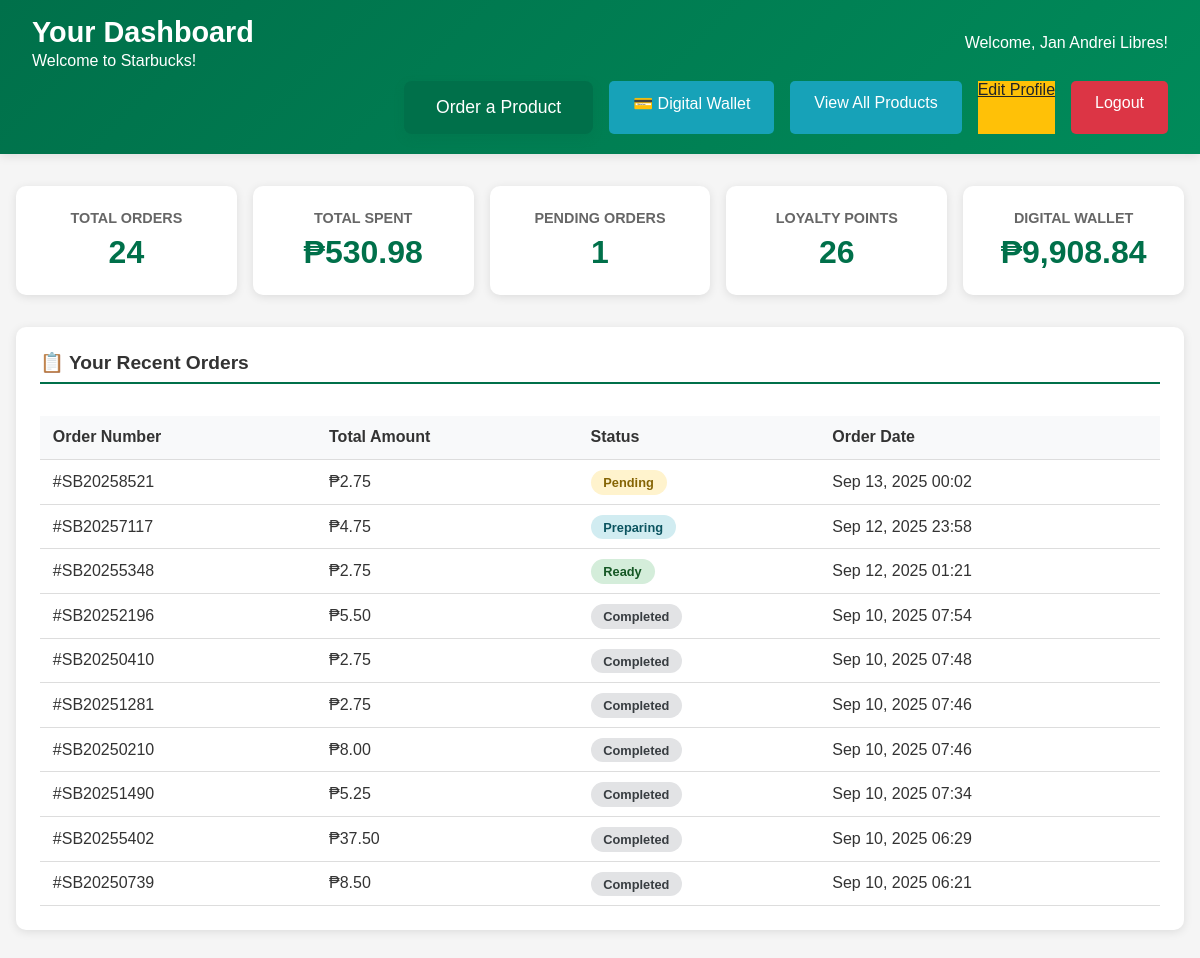
/htdocs/CAPSTONE-Starbucks/customer_dashboard.php (signed in), run on the app's committed database.
### tables this page shows
CREATE TABLE `customers` (
  `id` int(11) NOT NULL AUTO_INCREMENT,
  `first_name` varchar(50) NOT NULL,
  `last_name` varchar(50) NOT NULL,
  `email` varchar(100) NOT NULL,
  `phone` varchar(20) NOT NULL,
  `password` varchar(255) NOT NULL,
  `status` enum('active','inactive','blocked') DEFAULT 'active',
  `email_verified` tinyint(1) DEFAULT 0,
  `created_at` timestamp NOT NULL DEFAULT current_timestamp(),
  `updated_at` timestamp NOT NULL DEFAULT current_timestamp() ON UPDATE current_timestamp(),
  `last_login` timestamp NULL DEFAULT NULL,
  PRIMARY KEY (`id`),
  UNIQUE KEY `unique_email` (`email`),
  KEY `idx_email` (`email`),
  KEY `idx_status` (`status`),
  KEY `idx_created_at` (`created_at`)
);

CREATE TABLE `orders` (
  `id` int(11) NOT NULL AUTO_INCREMENT,
  `customer_id` int(11) NOT NULL,
  `order_number` varchar(20) NOT NULL,
  `total_amount` decimal(10,2) NOT NULL,
  `tax_amount` decimal(10,2) DEFAULT 0.00,
  `discount_amount` decimal(10,2) DEFAULT 0.00,
  `final_amount` decimal(10,2) NOT NULL,
  `status` enum('pending','confirmed','preparing','ready','completed','cancelled','refunded') DEFAULT 'pending',
  `payment_status` enum('pending','paid','failed','refunded') DEFAULT 'pending',
  `payment_method` enum('cash','card','digital_wallet','gcash','gift_card') DEFAULT NULL,
  `order_type` enum('dine_in','takeaway','delivery') DEFAULT 'takeaway',
  `special_instructions` text DEFAULT NULL,
  `estimated_ready_time` datetime DEFAULT NULL,
  `actual_ready_time` datetime DEFAULT NULL,
  `served_by` int(11) DEFAULT NULL,
  `created_at` timestamp NOT NULL DEFAULT current_timestamp(),
  `updated_at` timestamp NOT NULL DEFAULT current_timestamp() ON UPDATE current_timestamp(),
  `wallet_payment` tinyint(1) DEFAULT 0,
  PRIMARY KEY (`id`),
  UNIQUE KEY `unique_order_number` (`order_number`),
  KEY `served_by` (`served_by`),
  KEY `idx_customer` (`customer_id`),
  KEY `idx_order_number` (`order_number`),
  KEY `idx_status` (`status`),
  KEY `idx_payment_status` (`payment_status`),
  KEY `idx_order_type` (`order_type`),
  KEY `idx_created_at` (`created_at`),
  KEY `idx_ready_time` (`estimated_ready_time`),
  KEY `idx_orders_date_status` (`created_at`,`status`),
  KEY `idx_orders_payment_method` (`payment_method`),
  KEY `idx_orders_status_payment` (`status`,`payment_method`),
  CONSTRAINT `orders_ibfk_1` FOREIGN KEY (`customer_id`) REFERENCES `customers` (`id`),
  CONSTRAINT `orders_ibfk_2` FOREIGN KEY (`served_by`) REFERENCES `admins` (`id`) ON DELETE SET NULL,
  CONSTRAINT `chk_payment_method` CHECK (`payment_method` in ('cash','card','digital_wallet','gcash','gift_card') or `payment_method` is null)
);

### htdocs/CAPSTONE-Starbucks/customer_dashboard.php (the view, shortened to what this page needs)
<?php
require_once 'db_connect.php';
$customer_id = $_SESSION['customer_id'];
$stmt_customer = $connection->prepare("SELECT first_name, last_name FROM customers WHERE id = ?");
$stmt_customer->bind_param("i", $customer_id);
$stmt_customer->execute();
$result_customer = $stmt_customer->get_result();
$customer_data = $result_customer->fetch_assoc();
$customer_username = htmlspecialchars($customer_data['first_name'] . ' ' . $customer_data['last_name']);
$customer_stats_query = "
    SELECT
        (SELECT COUNT(*) FROM orders WHERE customer_id = ?) as total_orders,
        (SELECT COALESCE(SUM(final_amount), 0) FROM orders WHERE customer_id = ? AND status = 'completed') as total_spent,
        (SELECT COUNT(*) FROM orders WHERE customer_id = ? AND status = 'pending') as pending_orders,
        (SELECT COALESCE(SUM(points), 0) FROM loyalty_points WHERE customer_id = ?) as loyalty_points,
        (SELECT COALESCE(balance, 0) FROM digital_wallet WHERE customer_id = ?) as wallet_balance
";
$stmt_stats = mysqli_prepare($connection, $customer_stats_query);
mysqli_stmt_bind_param($stmt_stats, "iiiii", $customer_id, $customer_id, $customer_id, $customer_id, $customer_id);
mysqli_stmt_execute($stmt_stats);
$result_stats = mysqli_stmt_get_result($stmt_stats);
$customer_stats = mysqli_fetch_assoc($result_stats);
$orders_query = "
    SELECT id, order_number, total_amount, status, created_at
    FROM orders
    WHERE customer_id = ?
    ORDER BY created_at DESC
    LIMIT 10
";
$stmt_orders = mysqli_prepare($connection, $orders_query);
mysqli_stmt_bind_param($stmt_orders, "i", $customer_id);
mysqli_stmt_execute($stmt_orders);
$orders_result = mysqli_stmt_get_result($stmt_orders);
$orders = mysqli_fetch_all($orders_result, MYSQLI_ASSOC);
?>
<!DOCTYPE html>
<html lang="en">
<head>
</head>
<body>
    <header class="header">
        <div class="header-content">
            <div class="logo">
            <h1>Your Dashboard</h1>
                <p>Welcome to Starbucks!</p>
            </div>
            <div class="customer-info">
                <span>Welcome, <?php echo $customer_username; ?>!</span>
            </div>
        </div>
        <nav class="menu-bar">
            <a href="customer_place_order.php" class="primary-action-btn">Order a Product</a>
            <a href="customer_digital_wallet.php" class="menu-link">💳 Digital Wallet</a>
            <a href="customer_product.php" class="menu-link">View All Products</a>
            <a href="customer_profile.php" class="edit-profile-link">Edit Profile</a>
            <a href="logout.php" class="logout-btn">Logout</a>
        </nav>
    </header>
    <div class="container">
        <div class="stats-grid">
            <div class="stat-card">
                <h3>Total Orders</h3>
                <div class="value"><?php echo $customer_stats['total_orders']; ?></div>
            </div>
            <div class="stat-card">
                <h3>Total Spent</h3>
                <div class="value">₱<?php echo number_format($customer_stats['total_spent'], 2); ?></div>
            </div>
            <div class="stat-card">
                <h3>Pending Orders</h3>
                <div class="value"><?php echo $customer_stats['pending_orders']; ?></div>
            </div>
            <div class="stat-card">
                <h3>Loyalty Points</h3>
                <div class="value"><?php echo $customer_stats['loyalty_points']; ?></div>
            </div>
            <div class="stat-card">
                <h3>Digital Wallet</h3>
                <div class="value">₱<?php echo number_format($customer_stats['wallet_balance'], 2); ?></div>
            </div>
        </div>
        <div class="main-content">
            <div class="section">
                <h2 class="section-title">📋 Your Recent Orders</h2>
                <div style="overflow-x: auto;">
                    <table class="orders-table">
                        <thead>
                            <tr>
                                <th>Order Number</th>
                                <th>Total Amount</th>
                                <th>Status</th>
                                <th>Order Date</th>
                            </tr>
                        </thead>
                        <tbody>
                            <?php if (!empty($orders)): ?>
                                <?php foreach ($orders as $order): ?>
                                <tr>
                                    <td>#<?php echo htmlspecialchars($order['order_number']); ?></td>
                                    <td>₱<?php echo number_format($order['total_amount'], 2); ?></td>
                                    <td>
                                        <span class="status-badge status-<?php echo $order['status']; ?>">
                                            <?php echo ucfirst($order['status']); ?>
                                        </span>
                                    </td>
                                    <td><?php echo date('M j, Y H:i', strtotime($order['created_at'])); ?></td>
                                </tr>
                                <?php endforeach; ?>
                            <?php else: ?>
                                <tr>
                                    <td colspan="4" style="text-align: center;">No recent orders found.</td>
                                </tr>
                            <?php endif; ?>
                        </tbody>
                    </table>
                </div>
            </div>
        </div>
    </div>
</body>
</html>

### htdocs/CAPSTONE-Starbucks/customer_dashboard.php (style rules this page uses)
* { margin: 0; padding: 0; box-sizing: border-box; }
body { font-family: 'Arial', sans-serif; background: #f5f5f5; color: #333; }
.header { background: linear-gradient(135deg, #00704A, #008B5A); color: white; padding: 1rem 2rem 0.5rem 2rem; box-shadow: 0 2px 10px rgba(0,0,0,0.1); }
.header-content { display: flex; justify-content: space-between; align-items: center; max-width: 1200px; margin: 0 auto; }
.logo h1 { font-size: 1.8rem; margin-bottom: 0.2rem; }
.customer-info { display: flex; align-items: center; gap: 1rem; }
.menu-bar { display: flex; gap: 1rem; margin-top: 0.7rem; margin-bottom: 0.7rem; justify-content: flex-end; max-width: 1200px; margin-left: auto; margin-right: auto; }
.menu-link, .logout-btn, .primary-action-btn { text-decoration: none; border-radius: 5px; padding: 0.8rem 1.5rem; font-size: 1rem; transition: background-color 0.3s; display: inline-block; }
.menu-link { background: #17a2b8; color: white; }
.edit-profile-link { background: #ffc107; color: #212529; }
.primary-action-btn { background: #00704A !important; font-size: 1.1rem !important; padding: 1rem 2rem !important; border-radius: 8px !important; box-shadow: 0 4px 10px rgba(0, 112, 74, 0.3); transition: background-color 0.3s ease, transform 0.2s ease; color: white; }
.logout-btn { background: #dc3545; color: white; }
.container { max-width: 1200px; margin: 2rem auto; padding: 0 1rem; }
.stats-grid { display: grid; grid-template-columns: repeat(auto-fit, minmax(200px, 1fr)); gap: 1rem; margin-bottom: 2rem; }
.stat-card { background: white; padding: 1.5rem; border-radius: 10px; box-shadow: 0 2px 10px rgba(0,0,0,0.1); text-align: center; }
.stat-card h3 { color: #666; margin-bottom: 0.5rem; font-size: 0.9rem; text-transform: uppercase; }
.stat-card .value { font-size: 2rem; font-weight: bold; color: #00704A; }
.main-content { display: grid; grid-template-columns: 1fr; gap: 2rem; margin-bottom: 2rem; }
.section { background: white; padding: 1.5rem; border-radius: 10px; box-shadow: 0 2px 10px rgba(0,0,0,0.1); }
.section-title { font-size: 1.2rem; margin-bottom: 1rem; color: #333; border-bottom: 2px solid #00704A; padding-bottom: 0.5rem; }
.orders-table { width: 100%; border-collapse: collapse; margin-top: 1rem; }
.orders-table th, .orders-table td { padding: 0.8rem; text-align: left; border-bottom: 1px solid #ddd; }
.orders-table th { background: #f8f9fa; font-weight: bold; }
.status-badge { padding: 0.3rem 0.8rem; border-radius: 20px; font-size: 0.8rem; font-weight: bold; }
.status-pending { background: #fff3cd; color: #856404; }
.status-preparing { background: #d1ecf1; color: #0c5460; }
.status-ready { background: #d4edda; color: #155724; }
.status-completed { background: #e2e3e5; color: #383d41; }

### data on the page
customers: customer_username "Jan Andrei Libres"
orders: order_number "SB20258521", total_amount "2.75", status "Pending", created_at "Sep 13, 2025 00:02"
orders: order_number "SB20257117", total_amount "4.75", status "Preparing", created_at "Sep 12, 2025 23:58"
orders: order_number "SB20255348", total_amount "2.75", status "Ready", created_at "Sep 12, 2025 01:21"
orders: order_number "SB20252196", total_amount "5.50", status "Completed", created_at "Sep 10, 2025 07:54"
orders: order_number "SB20250410", total_amount "2.75", status "Completed", created_at "Sep 10, 2025 07:48"
orders: order_number "SB20251281", total_amount "2.75", status "Completed", created_at "Sep 10, 2025 07:46"
orders: order_number "SB20250210", total_amount "8.00", status "Completed", created_at "Sep 10, 2025 07:46"
orders: order_number "SB20251490", total_amount "5.25", status "Completed", created_at "Sep 10, 2025 07:34"
orders: order_number "SB20255402", total_amount "37.50", status "Completed", created_at "Sep 10, 2025 06:29"
orders: order_number "SB20250739", total_amount "8.50", status "Completed", created_at "Sep 10, 2025 06:21"

### other printed values
$customer_stats['total_orders'] "24"
$customer_stats['total_spent'] "530.98"
$customer_stats['pending_orders'] "1"
$customer_stats['loyalty_points'] "26"
$customer_stats['wallet_balance'] "9,908.84"
